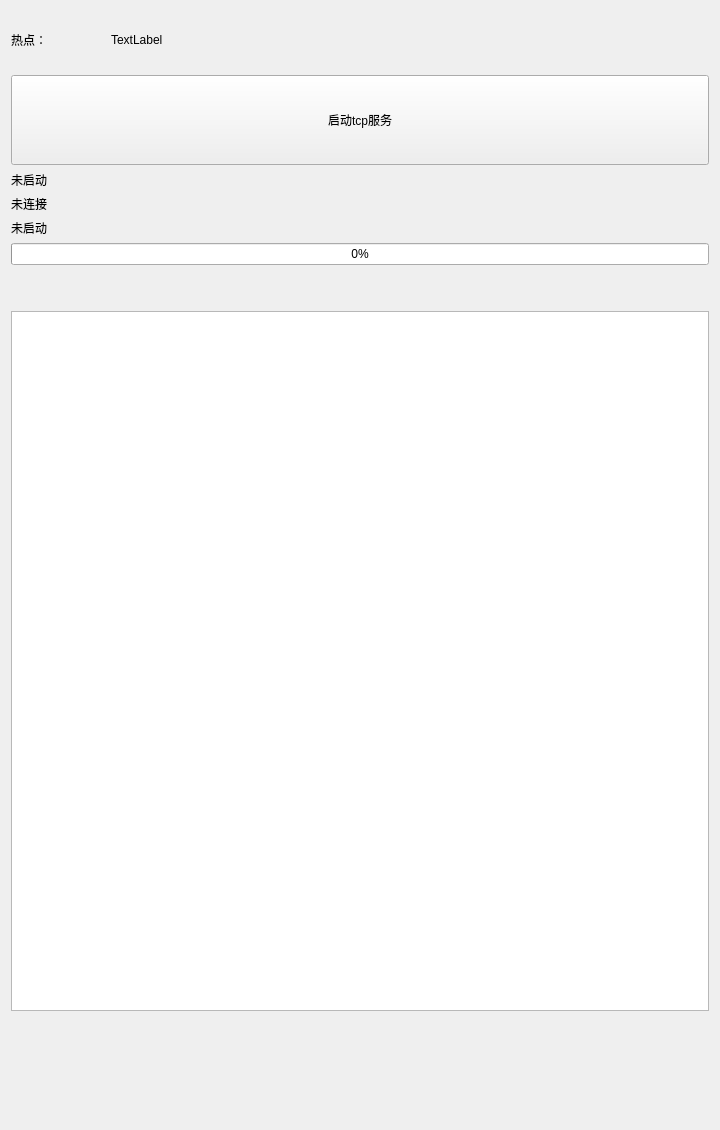
<?xml version="1.0" encoding="UTF-8"?>
<ui version="4.0">
 <class>Widget_WifiHotap</class>
 <widget class="QWidget" name="Widget_WifiHotap">
  <property name="geometry">
   <rect>
    <x>0</x>
    <y>0</y>
    <width>720</width>
    <height>1130</height>
   </rect>
  </property>
  <property name="windowTitle">
   <string>Form</string>
  </property>
  <layout class="QVBoxLayout" name="verticalLayout">
   <item>
    <layout class="QHBoxLayout" name="horizontalLayout">
     <property name="spacing">
      <number>0</number>
     </property>
     <property name="leftMargin">
      <number>0</number>
     </property>
     <property name="topMargin">
      <number>20</number>
     </property>
     <property name="bottomMargin">
      <number>20</number>
     </property>
     <item>
      <widget class="QLabel" name="label">
       <property name="maximumSize">
        <size>
         <width>100</width>
         <height>16777215</height>
        </size>
       </property>
       <property name="text">
        <string>热点：</string>
       </property>
      </widget>
     </item>
     <item>
      <widget class="QLabel" name="ap_name">
       <property name="text">
        <string>TextLabel</string>
       </property>
      </widget>
     </item>
    </layout>
   </item>
   <item>
    <widget class="QPushButton" name="tcp_start">
     <property name="minimumSize">
      <size>
       <width>0</width>
       <height>90</height>
      </size>
     </property>
     <property name="text">
      <string>启动tcp服务</string>
     </property>
    </widget>
   </item>
   <item>
    <widget class="QLabel" name="tcp_server">
     <property name="text">
      <string>未启动</string>
     </property>
    </widget>
   </item>
   <item>
    <widget class="QLabel" name="connect_state">
     <property name="text">
      <string>未连接</string>
     </property>
    </widget>
   </item>
   <item>
    <widget class="QLabel" name="update_state">
     <property name="text">
      <string>未启动</string>
     </property>
    </widget>
   </item>
   <item>
    <widget class="QProgressBar" name="progress">
     <property name="value">
      <number>0</number>
     </property>
    </widget>
   </item>
   <item>
    <spacer name="verticalSpacer_2">
     <property name="orientation">
      <enum>Qt::Vertical</enum>
     </property>
     <property name="sizeType">
      <enum>QSizePolicy::Minimum</enum>
     </property>
     <property name="sizeHint" stdset="0">
      <size>
       <width>20</width>
       <height>40</height>
      </size>
     </property>
    </spacer>
   </item>
   <item>
    <widget class="QTextBrowser" name="msg">
     <property name="minimumSize">
      <size>
       <width>0</width>
       <height>700</height>
      </size>
     </property>
     <property name="font">
      <font>
       <pointsize>28</pointsize>
       <weight>50</weight>
       <bold>false</bold>
      </font>
     </property>
     <property name="html">
      <string>&lt;!DOCTYPE HTML PUBLIC &quot;-//W3C//DTD HTML 4.0//EN&quot; &quot;http://www.w3.org/TR/REC-html40/strict.dtd&quot;&gt;
&lt;html&gt;&lt;head&gt;&lt;meta name=&quot;qrichtext&quot; content=&quot;1&quot; /&gt;&lt;style type=&quot;text/css&quot;&gt;
p, li { white-space: pre-wrap; }
&lt;/style&gt;&lt;/head&gt;&lt;body style=&quot; font-family:'Ubuntu'; font-size:28pt; font-weight:400; font-style:normal;&quot;&gt;
&lt;p style=&quot;-qt-paragraph-type:empty; margin-top:0px; margin-bottom:0px; margin-left:0px; margin-right:0px; -qt-block-indent:0; text-indent:0px;&quot;&gt;&lt;br /&gt;&lt;/p&gt;&lt;/body&gt;&lt;/html&gt;</string>
     </property>
    </widget>
   </item>
   <item>
    <spacer name="verticalSpacer">
     <property name="orientation">
      <enum>Qt::Vertical</enum>
     </property>
     <property name="sizeHint" stdset="0">
      <size>
       <width>20</width>
       <height>989</height>
      </size>
     </property>
    </spacer>
   </item>
  </layout>
 </widget>
 <resources/>
 <connections/>
</ui>
